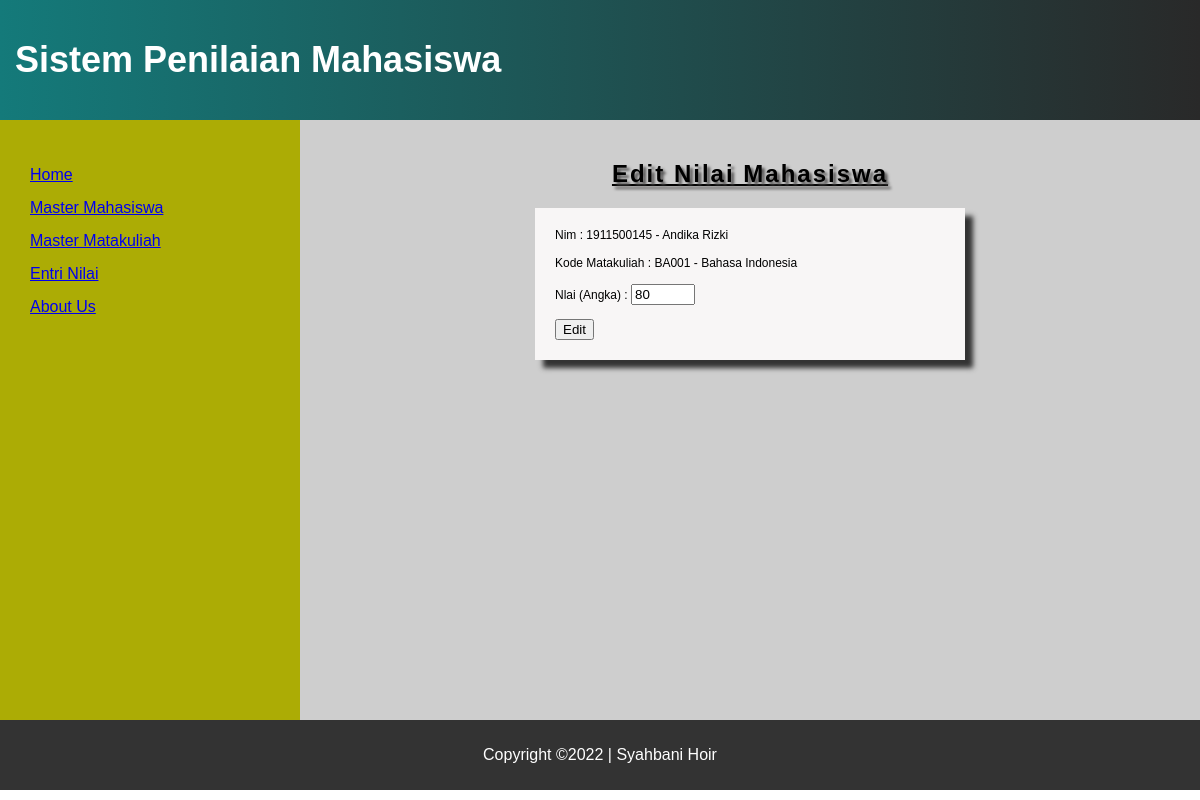
The app's page /index.php?page=edit_nilai&kdmtk=BA001&nim=1911500145 with its own data.
### tables this page shows
CREATE TABLE `tblnilai` (
  `nim` varchar(10) NOT NULL,
  `kd_mtk` varchar(20) NOT NULL,
  `nilai` int(3) NOT NULL
);

CREATE TABLE `tblmhs` (
  `nim` varchar(10) NOT NULL,
  `nama` varchar(30) NOT NULL,
  `tgllahir` date NOT NULL,
  `alamat` varchar(50) NOT NULL
);

CREATE TABLE `tblmatkul` (
  `kd_mtk` varchar(10) NOT NULL,
  `nm_mtk` varchar(40) NOT NULL,
  `sks` int(2) NOT NULL
);

### edit_nilai.php (the view, shortened to what this page needs)
<article>
    <h2 align="center">Edit Nilai Mahasiswa</h2>
    <?php
    include_once "koneksi.php";
    $kd_mtk_edit = $_GET['kdmtk'];
    $nim_edited = $_GET['nim'];
    $query = "SELECT tblnilai.nilai, tblmhs.nama, tblmatkul.nm_mtk FROM tblnilai, tblmhs, tblmatkul WHERE tblnilai.kd_mtk='$kd_mtk_edit' AND tblnilai.nim = '$nim_edited' AND tblmhs.nim= '$nim_edited' AND tblmatkul.kd_mtk='$kd_mtk_edit'";
    $sql = mysqli_query($conn, $query);
    if ($sql) {
        $row = mysqli_fetch_array($sql);
        $nama = $row['nama'];
        $nm_mtk = $row['nm_mtk'];
        ?>
    <div class="container">
        <form action="" method="post">
            Nim : <?php echo $nim_edited ?> - <?php echo $nama ?> <br /><br />
            Kode Matakuliah : <?php echo $kd_mtk_edit ?> - <?php echo $nm_mtk?> <br /> <br />
            <label for="nilai">Nlai (Angka) : </label> <input id="nilai" class="box4" min="0" max="100" type="number"
                name="nilai" placeholder="Nilai" value="<?= $row['nilai'] ?>" required
                oninvalid="this.setCustomValidity('Isi Nilai Mahasiswa!  Nilai 0-100')"
                oninput="this.setCustomValidity('')" /> <br /><br />
            <input class="submit" type="submit" name="edit" value="Edit" />
        </form>
    </div>
    <?php  } ?>
</article>

### asset/css/style.css (style rules this page uses)
* { box-sizing: border-box; }
body { font-family: Arial, Helvetica, sans-serif; display: flex; min-height: 100vh; flex-direction: column; margin: 0; }
nav, article { display: flex; flex-direction: column; min-height: 600px; padding: 20px; }
article { flex-grow: 5; min-width: 75%; background-color: #cecece; background-size: cover; }
table, .container { background-color: #f8f6f6; font-size: 12px; width: 95%; margin: 0 auto; }
article .profil, .container { box-shadow: 8px 8px 5px #333333; }
article .container { width: 50%; padding: 20px; }
h2 { text-decoration: underline; text-shadow: 3px 3px 3px #525151; letter-spacing: 2px; }

### records on screen
tblnilai: nim.nama "Andika Rizki", kd_mtk.nm_mtk "Bahasa Indonesia", nilai "80"

### other values on screen
$nim_edited "1911500145"
$kd_mtk_edit "BA001"
